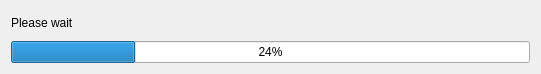
<?xml version="1.0" encoding="UTF-8"?>
<ui version="4.0">
 <class>WaitingForm</class>
 <widget class="QDialog" name="WaitingForm">
  <property name="geometry">
   <rect>
    <x>0</x>
    <y>0</y>
    <width>541</width>
    <height>74</height>
   </rect>
  </property>
  <property name="sizePolicy">
   <sizepolicy hsizetype="Fixed" vsizetype="Fixed">
    <horstretch>0</horstretch>
    <verstretch>0</verstretch>
   </sizepolicy>
  </property>
  <property name="windowTitle">
   <string>Waiting</string>
  </property>
  <property name="windowIcon">
   <iconset resource="pictures.qrc">
    <normaloff>:/huggle/pictures/Resources/huggle3_newlogo.ico</normaloff>:/huggle/pictures/Resources/huggle3_newlogo.ico</iconset>
  </property>
  <layout class="QVBoxLayout" name="verticalLayout">
   <item>
    <widget class="QLabel" name="label">
     <property name="text">
      <string>Please wait</string>
     </property>
    </widget>
   </item>
   <item>
    <widget class="QProgressBar" name="progressBar">
     <property name="value">
      <number>24</number>
     </property>
    </widget>
   </item>
  </layout>
 </widget>
 <resources>
  <include location="pictures.qrc"/>
 </resources>
 <connections/>
</ui>
